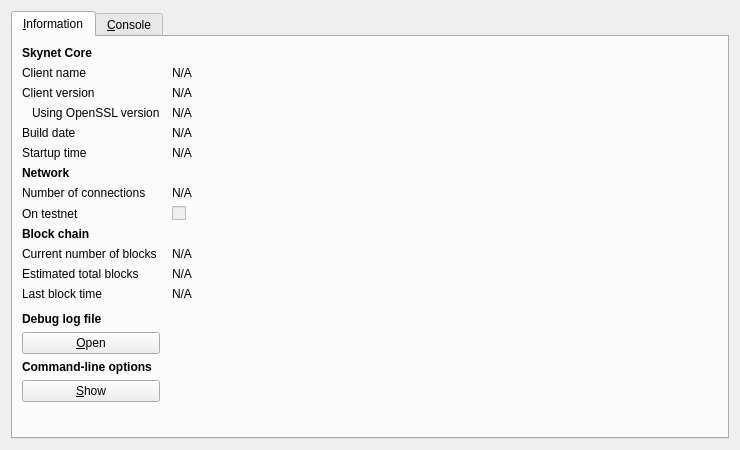
<?xml version="1.0" encoding="UTF-8"?>
<ui version="4.0">
 <class>RPCConsole</class>
 <widget class="QDialog" name="RPCConsole">
  <property name="geometry">
   <rect>
    <x>0</x>
    <y>0</y>
    <width>740</width>
    <height>450</height>
   </rect>
  </property>
  <property name="windowTitle">
   <string>Skynet - Debug window</string>
  </property>
  <layout class="QVBoxLayout" name="verticalLayout_2">
   <item>
    <widget class="QTabWidget" name="tabWidget">
     <property name="currentIndex">
      <number>0</number>
     </property>
     <widget class="QWidget" name="tab_info">
      <attribute name="title">
       <string>&amp;Information</string>
      </attribute>
      <layout class="QGridLayout" name="gridLayout" columnstretch="0,1">
       <property name="horizontalSpacing">
        <number>12</number>
       </property>
       <item row="0" column="0">
        <widget class="QLabel" name="label_9">
         <property name="font">
          <font>
           <weight>75</weight>
           <bold>true</bold>
          </font>
         </property>
         <property name="text">
          <string>Skynet Core</string>
         </property>
        </widget>
       </item>
       <item row="1" column="0">
        <widget class="QLabel" name="label_5">
         <property name="text">
          <string>Client name</string>
         </property>
        </widget>
       </item>
       <item row="1" column="1">
        <widget class="QLabel" name="clientName">
         <property name="cursor">
          <cursorShape>IBeamCursor</cursorShape>
         </property>
         <property name="text">
          <string>N/A</string>
         </property>
         <property name="textFormat">
          <enum>Qt::PlainText</enum>
         </property>
         <property name="textInteractionFlags">
          <set>Qt::LinksAccessibleByMouse|Qt::TextSelectableByKeyboard|Qt::TextSelectableByMouse</set>
         </property>
        </widget>
       </item>
       <item row="2" column="0">
        <widget class="QLabel" name="label_6">
         <property name="text">
          <string>Client version</string>
         </property>
        </widget>
       </item>
       <item row="2" column="1">
        <widget class="QLabel" name="clientVersion">
         <property name="cursor">
          <cursorShape>IBeamCursor</cursorShape>
         </property>
         <property name="text">
          <string>N/A</string>
         </property>
         <property name="textFormat">
          <enum>Qt::PlainText</enum>
         </property>
         <property name="textInteractionFlags">
          <set>Qt::LinksAccessibleByMouse|Qt::TextSelectableByKeyboard|Qt::TextSelectableByMouse</set>
         </property>
        </widget>
       </item>
       <item row="3" column="0">
        <widget class="QLabel" name="label_14">
         <property name="text">
          <string>Using OpenSSL version</string>
         </property>
         <property name="indent">
          <number>10</number>
         </property>
        </widget>
       </item>
       <item row="3" column="1">
        <widget class="QLabel" name="openSSLVersion">
         <property name="cursor">
          <cursorShape>IBeamCursor</cursorShape>
         </property>
         <property name="text">
          <string>N/A</string>
         </property>
         <property name="textFormat">
          <enum>Qt::PlainText</enum>
         </property>
         <property name="textInteractionFlags">
          <set>Qt::LinksAccessibleByMouse|Qt::TextSelectableByKeyboard|Qt::TextSelectableByMouse</set>
         </property>
        </widget>
       </item>
       <item row="4" column="0">
        <widget class="QLabel" name="label_12">
         <property name="text">
          <string>Build date</string>
         </property>
        </widget>
       </item>
       <item row="4" column="1">
        <widget class="QLabel" name="buildDate">
         <property name="cursor">
          <cursorShape>IBeamCursor</cursorShape>
         </property>
         <property name="text">
          <string>N/A</string>
         </property>
         <property name="textFormat">
          <enum>Qt::PlainText</enum>
         </property>
         <property name="textInteractionFlags">
          <set>Qt::LinksAccessibleByMouse|Qt::TextSelectableByKeyboard|Qt::TextSelectableByMouse</set>
         </property>
        </widget>
       </item>
       <item row="5" column="0">
        <widget class="QLabel" name="label_13">
         <property name="text">
          <string>Startup time</string>
         </property>
        </widget>
       </item>
       <item row="5" column="1">
        <widget class="QLabel" name="startupTime">
         <property name="cursor">
          <cursorShape>IBeamCursor</cursorShape>
         </property>
         <property name="text">
          <string>N/A</string>
         </property>
         <property name="textFormat">
          <enum>Qt::PlainText</enum>
         </property>
         <property name="textInteractionFlags">
          <set>Qt::LinksAccessibleByMouse|Qt::TextSelectableByKeyboard|Qt::TextSelectableByMouse</set>
         </property>
        </widget>
       </item>
       <item row="6" column="0">
        <widget class="QLabel" name="label_11">
         <property name="font">
          <font>
           <weight>75</weight>
           <bold>true</bold>
          </font>
         </property>
         <property name="text">
          <string>Network</string>
         </property>
        </widget>
       </item>
       <item row="7" column="0">
        <widget class="QLabel" name="label_7">
         <property name="text">
          <string>Number of connections</string>
         </property>
        </widget>
       </item>
       <item row="7" column="1">
        <widget class="QLabel" name="numberOfConnections">
         <property name="cursor">
          <cursorShape>IBeamCursor</cursorShape>
         </property>
         <property name="text">
          <string>N/A</string>
         </property>
         <property name="textFormat">
          <enum>Qt::PlainText</enum>
         </property>
         <property name="textInteractionFlags">
          <set>Qt::LinksAccessibleByMouse|Qt::TextSelectableByKeyboard|Qt::TextSelectableByMouse</set>
         </property>
        </widget>
       </item>
       <item row="8" column="0">
        <widget class="QLabel" name="label_8">
         <property name="text">
          <string>On testnet</string>
         </property>
        </widget>
       </item>
       <item row="8" column="1">
        <widget class="QCheckBox" name="isTestNet">
         <property name="enabled">
          <bool>false</bool>
         </property>
         <property name="text">
          <string/>
         </property>
        </widget>
       </item>
       <item row="9" column="0">
        <widget class="QLabel" name="label_10">
         <property name="font">
          <font>
           <weight>75</weight>
           <bold>true</bold>
          </font>
         </property>
         <property name="text">
          <string>Block chain</string>
         </property>
        </widget>
       </item>
       <item row="10" column="0">
        <widget class="QLabel" name="label_3">
         <property name="text">
          <string>Current number of blocks</string>
         </property>
        </widget>
       </item>
       <item row="10" column="1">
        <widget class="QLabel" name="numberOfBlocks">
         <property name="cursor">
          <cursorShape>IBeamCursor</cursorShape>
         </property>
         <property name="text">
          <string>N/A</string>
         </property>
         <property name="textFormat">
          <enum>Qt::PlainText</enum>
         </property>
         <property name="textInteractionFlags">
          <set>Qt::LinksAccessibleByMouse|Qt::TextSelectableByKeyboard|Qt::TextSelectableByMouse</set>
         </property>
        </widget>
       </item>
       <item row="11" column="0">
        <widget class="QLabel" name="label_4">
         <property name="text">
          <string>Estimated total blocks</string>
         </property>
        </widget>
       </item>
       <item row="11" column="1">
        <widget class="QLabel" name="totalBlocks">
         <property name="cursor">
          <cursorShape>IBeamCursor</cursorShape>
         </property>
         <property name="text">
          <string>N/A</string>
         </property>
         <property name="textFormat">
          <enum>Qt::PlainText</enum>
         </property>
         <property name="textInteractionFlags">
          <set>Qt::LinksAccessibleByMouse|Qt::TextSelectableByKeyboard|Qt::TextSelectableByMouse</set>
         </property>
        </widget>
       </item>
       <item row="12" column="0">
        <widget class="QLabel" name="label_2">
         <property name="text">
          <string>Last block time</string>
         </property>
        </widget>
       </item>
       <item row="12" column="1">
        <widget class="QLabel" name="lastBlockTime">
         <property name="cursor">
          <cursorShape>IBeamCursor</cursorShape>
         </property>
         <property name="text">
          <string>N/A</string>
         </property>
         <property name="textFormat">
          <enum>Qt::PlainText</enum>
         </property>
         <property name="textInteractionFlags">
          <set>Qt::LinksAccessibleByMouse|Qt::TextSelectableByKeyboard|Qt::TextSelectableByMouse</set>
         </property>
        </widget>
       </item>
       <item row="13" column="0">
        <spacer name="verticalSpacer_2">
         <property name="orientation">
          <enum>Qt::Vertical</enum>
         </property>
         <property name="sizeHint" stdset="0">
          <size>
           <width>20</width>
           <height>20</height>
          </size>
         </property>
        </spacer>
       </item>
       <item row="14" column="0">
        <widget class="QLabel" name="labelDebugLogfile">
         <property name="font">
          <font>
           <weight>75</weight>
           <bold>true</bold>
          </font>
         </property>
         <property name="text">
          <string>Debug log file</string>
         </property>
        </widget>
       </item>
       <item row="15" column="0">
        <widget class="QPushButton" name="openDebugLogfileButton">
         <property name="toolTip">
          <string>Open the Skynet debug log file from the current data directory. This can take a few seconds for large log files.</string>
         </property>
         <property name="text">
          <string>&amp;Open</string>
         </property>
         <property name="autoDefault">
          <bool>false</bool>
         </property>
        </widget>
       </item>
       <item row="16" column="0">
        <widget class="QLabel" name="labelCLOptions">
         <property name="font">
          <font>
           <weight>75</weight>
           <bold>true</bold>
          </font>
         </property>
         <property name="text">
          <string>Command-line options</string>
         </property>
        </widget>
       </item>
       <item row="17" column="0">
        <widget class="QPushButton" name="showCLOptionsButton">
         <property name="toolTip">
          <string>Show the Skynet-Qt help message to get a list with possible Skynet command-line options.</string>
         </property>
         <property name="text">
          <string>&amp;Show</string>
         </property>
         <property name="autoDefault">
          <bool>false</bool>
         </property>
        </widget>
       </item>
       <item row="18" column="0">
        <spacer name="verticalSpacer">
         <property name="orientation">
          <enum>Qt::Vertical</enum>
         </property>
         <property name="sizeHint" stdset="0">
          <size>
           <width>20</width>
           <height>40</height>
          </size>
         </property>
        </spacer>
       </item>
      </layout>
     </widget>
     <widget class="QWidget" name="tab_console">
      <attribute name="title">
       <string>&amp;Console</string>
      </attribute>
      <layout class="QVBoxLayout" name="verticalLayout_3">
       <property name="spacing">
        <number>3</number>
       </property>
       <item>
        <widget class="QTextEdit" name="messagesWidget">
         <property name="minimumSize">
          <size>
           <width>0</width>
           <height>100</height>
          </size>
         </property>
         <property name="readOnly">
          <bool>true</bool>
         </property>
         <property name="tabKeyNavigation" stdset="0">
          <bool>false</bool>
         </property>
         <property name="columnCount" stdset="0">
          <number>2</number>
         </property>
        </widget>
       </item>
       <item>
        <layout class="QHBoxLayout" name="horizontalLayout">
         <property name="spacing">
          <number>3</number>
         </property>
         <item>
          <widget class="QLabel" name="label">
           <property name="text">
            <string notr="true">&gt;</string>
           </property>
          </widget>
         </item>
         <item>
          <widget class="QLineEdit" name="lineEdit"/>
         </item>
         <item>
          <widget class="QPushButton" name="clearButton">
           <property name="maximumSize">
            <size>
             <width>24</width>
             <height>24</height>
            </size>
           </property>
           <property name="toolTip">
            <string>Clear console</string>
           </property>
           <property name="text">
            <string/>
           </property>
           <property name="icon">
            <iconset resource="../bitcoin.qrc">
             <normaloff>:/icons/remove</normaloff>:/icons/remove</iconset>
           </property>
           <property name="shortcut">
            <string notr="true">Ctrl+L</string>
           </property>
           <property name="autoDefault">
            <bool>false</bool>
           </property>
          </widget>
         </item>
        </layout>
       </item>
      </layout>
     </widget>
    </widget>
   </item>
  </layout>
 </widget>
 <resources>
  <include location="../bitcoin.qrc"/>
 </resources>
 <connections/>
</ui>
